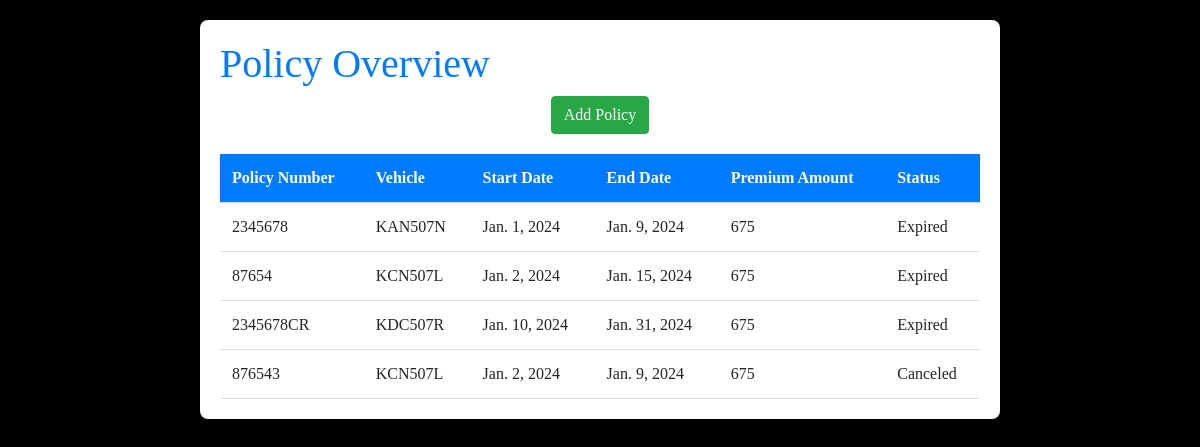
The app's page /view_policy/, older data.
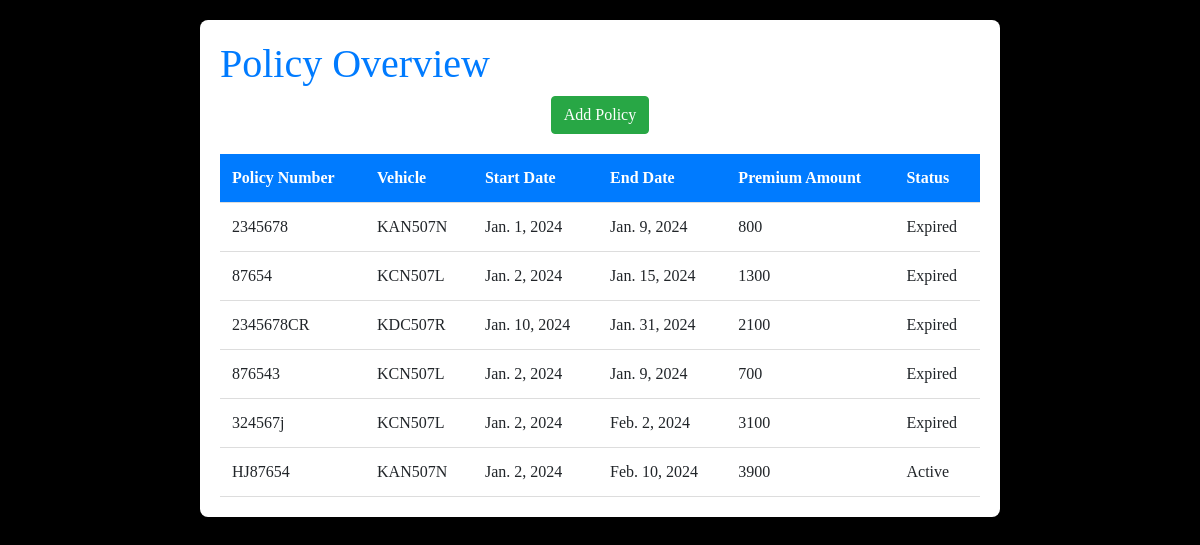
The same page, newer data.
### insuarance/models.py (models this page shows, shortened)
class Policy(models.Model):
    policy_number = models.CharField(max_length = 50, unique=True)
    start_date = models.DateField()
    end_date = models.DateField()
    premium_amount = models.IntegerField()
    status = models.CharField(
        max_length=10,
        choices=STATUS_CHOICES,
        default='Active'
    )
    vehicle = models.ForeignKey('Vehicle', on_delete=models.CASCADE, related_name='policies', default=None)

class Vehicle(models.Model):
    owner = models.ForeignKey(Customer, on_delete=models.CASCADE)
    model = models.CharField(max_length=30)
    make = models.CharField(max_length=30)
    type = models.CharField(max_length=30)
    number_plate = models.CharField(max_length=20, unique=True)
    color = models.CharField(max_length=30)
    year = models.DateField()
    milleage = models.IntegerField(default=0)
    vehicle_price = models.FloatField(default=0)
    vehicle_policies = models.ManyToManyField(Policy, related_name='vehicles', blank=True)
    def __str__(self):
        return f"{self.number_plate} "

### insuarance/views.py (the view)
# urls.py: path('view_policy/', view_policy, name='view_policy'),
def view_policy(request):
    policies = Policy.objects.all()
    for policy in policies:
        if policy.end_date < timezone.now().date():
            if policy.status =='Active':
                policy.status = 'Expired'
                policy.save()
    return render(request, 'view_policy.html', {'policies': policies})

### insuarance/templates/view_policy.html (shortened to what this page needs)
{% extends 'base.html' %}
{% block content %}
<body>
    <header>
        <h1>Policy Overview</h1>
    </header>
  <center> <div class="btn btn-success"><a href="{% url 'insuarance:add_policy'%}">Add Policy</a></div>
    </center>
      <main>
        <table>
            <thead>
                <tr>
                    <th>Policy Number</th>
                    <th>Vehicle</th>
                    <th>Start Date</th>
                    <th>End Date</th>
                    <th>Premium Amount</th>
                    <th>Status</th>
                </tr>
            </thead>
            <tbody>
                {% for policy in policies %}
                    <tr>
                        <td>{{ policy.policy_number }}</td>
                        <td>{{ policy.vehicle }}</td>
                        <td>{{ policy.start_date}}</td>
                        <td>{{ policy.end_date }}</td>
                        <td>{{ policy.premium_amount }}</td>
                        <td>{{ policy.status }}</td>
                    </tr>
                {% endfor %}
            </tbody>
        </table>
    </main>
</body>
{% endblock %}

### insuarance/templates/base.html (shortened to what this page needs)
<!DOCTYPE html>
<html lang="en">
<head>
    <link rel="stylesheet" href="https://maxcdn.bootstrapcdn.com/bootstrap/4.0.0/css/bootstrap.min.css">
</head>
<body>
    <div id="content">
        {% block content %}{% endblock %}
    </div>
</body>
</html>

### insuarance/templates/base.html (style rules this page uses)
body { font-family: copperplate; background-color:black; margin: 20px; align-items: center; justify-content: center; }
#content { max-width: 800px; margin: 20px auto; padding: 20px; background-color: #fff; border-radius: 8px; box-shadow: 0 0 10px rgba(0, 0, 0, 0.1); }
h1 { color: #007bff; }
table { border-collapse: collapse; width: 100%; margin-top: 20px; }
th, td { padding: 12px; text-align: left; border-bottom: 1px solid #ddd; }
th { background-color: #007bff; color: #fff; font-weight: bold; }
a { color: red; }

Row changes from the older to the newer data that the page shows:
changed Policy "Jan. 1, 2024": premium_amount "675" → "800"
changed Policy "Jan. 15, 2024": premium_amount "675" → "1300"
changed Policy "2345678CR": premium_amount "675" → "2100"
changed Policy (number 4 of 6 on the later page): premium_amount "675" → "700"; status "Canceled" → "Expired"
added Policy: policy_number "324567j", vehicle "KCN507L", start_date "Jan. 2, 2024", end_date "Feb. 2, 2024", premium_amount "3100", status "Expired"
added Policy: policy_number "HJ87654", vehicle "KAN507N", start_date "Jan. 2, 2024", end_date "Feb. 10, 2024", premium_amount "3900", status "Active"
